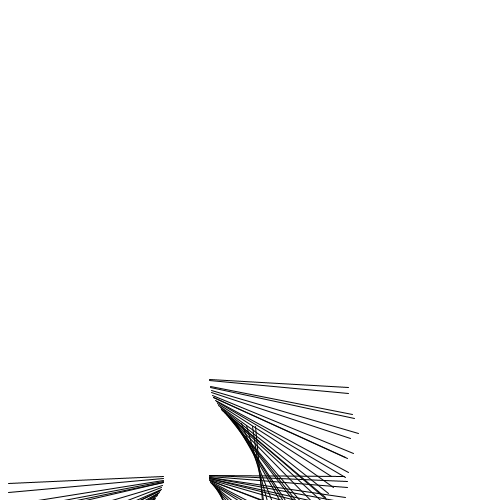
Frame 1 (no input)
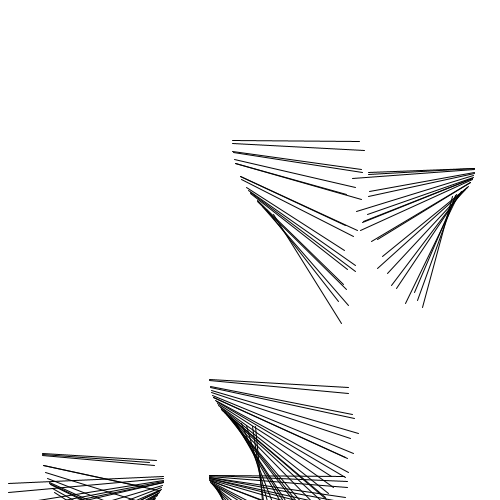
Frame 2 (the mouse pressed at the canvas centre, redrawn once)

The Processing sketch that drew these frames (run headless with seeded random() and noise(); the mouse was pressed at the canvas centre and the sketch redrawn once):

// Processing sketch: reproduction
// ── reproduction.pde
int amountOfSets, xPositionSet, yPositionSet, amountOfLinesInSet, lengthOfLinesInSet, lengthOfLine, backfill, angleAddition;
float rotationOfSet, angleOfLine, backfillX, backfillY;

void setup() {
  size(500, 500);
  background(255);
  amountOfSets = (int)random(1,3);
  amountOfSets = 3;
}
void draw() {
  drawStuff();
  noLoop();
}
void drawStuff() {
  for(int i = 0; i < amountOfSets; i++) {
    int xPositionLineStart, yPositionLineStart, xPositionLineEnd, yPositionLineEnd;
    float xValLine, yValLine;

    // Startpunkt ermitteln
    xPositionSet = (int)random(0,width);
    yPositionSet = (int)random(0,height);

    // Anzahl der Linien
    amountOfLinesInSet = (int)random(15,30);

    // Länge der Linien
    lengthOfLinesInSet = (int)random(100, 170);

    // Winkeländerungen zwischen Linien
    rotationOfSet = random(0, 360);

    // Startwinkel
    angleOfLine = random(0, 45) + rotationOfSet;

    // Versatz bestimmen
    backfill = (int)random(-90, 10);

    // Linien malen
    for(int j = 0; j < amountOfLinesInSet; j++) {
      // Länge der Linie bestimmen
      lengthOfLine = (int)random(lengthOfLinesInSet-10, lengthOfLinesInSet+10);

      // trigonometrische Magie
      xValLine = lengthOfLine * cos((2 * PI) / 360 * angleOfLine);
      yValLine = sqrt((lengthOfLine * lengthOfLine) - (xValLine * xValLine));

      // Versatz einberechnen
      backfillX = backfill * cos((2 * PI) / 360 * angleOfLine);
      backfillY = sqrt((backfill * backfill) - (backfillX * backfillX));

      // Versatz zum Startpunkt addieren
      xPositionLineStart = int(xPositionSet + backfillX);
      yPositionLineStart = int(yPositionSet + backfillY);

      // Linie zeichnen
      line(xPositionLineStart, yPositionLineStart, xPositionLineStart + xValLine, yPositionLineStart + yValLine);

      // bestimmen wie viel der Winkel größer wird
      angleAddition = (int)random(2, 10);
      angleOfLine += angleAddition;
    }
  }
}
